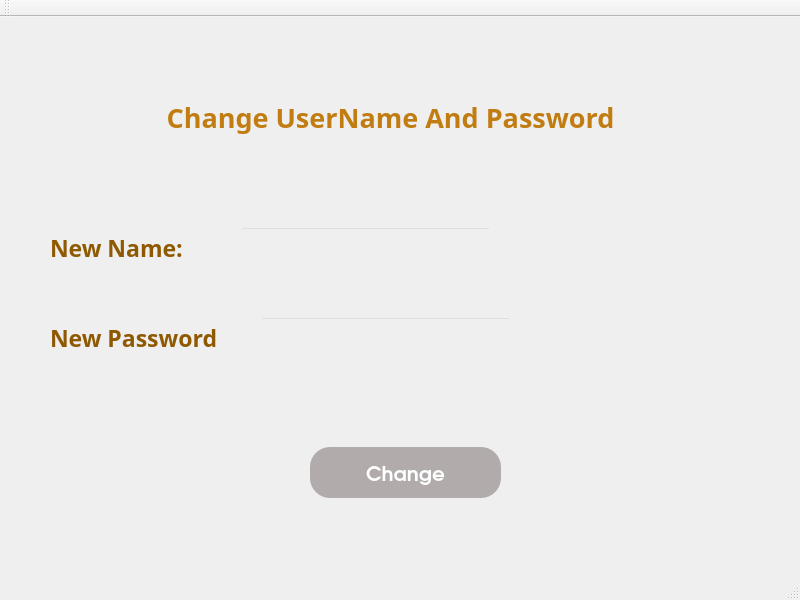
<?xml version="1.0" encoding="UTF-8"?>
<ui version="4.0">
 <class>MainWindow</class>
 <widget class="QMainWindow" name="MainWindow">
  <property name="geometry">
   <rect>
    <x>0</x>
    <y>0</y>
    <width>800</width>
    <height>600</height>
   </rect>
  </property>
  <property name="windowTitle">
   <string>MainWindow</string>
  </property>
  <property name="autoFillBackground">
   <bool>true</bool>
  </property>
  <property name="styleSheet">
   <string notr="true"/>
  </property>
  <widget class="QWidget" name="centralwidget">
   <widget class="QLabel" name="label">
    <property name="geometry">
     <rect>
      <x>0</x>
      <y>0</y>
      <width>801</width>
      <height>551</height>
     </rect>
    </property>
    <property name="text">
     <string/>
    </property>
    <property name="pixmap">
     <pixmap>logo/logo2.jpg</pixmap>
    </property>
    <property name="scaledContents">
     <bool>true</bool>
    </property>
   </widget>
   <widget class="QLabel" name="label_2">
    <property name="geometry">
     <rect>
      <x>120</x>
      <y>60</y>
      <width>541</width>
      <height>81</height>
     </rect>
    </property>
    <property name="font">
     <font>
      <family>Umpush</family>
      <pointsize>20</pointsize>
      <weight>75</weight>
      <bold>true</bold>
     </font>
    </property>
    <property name="styleSheet">
     <string notr="true">color: rgb(193, 125, 17);</string>
    </property>
    <property name="text">
     <string>Change UserName And Password</string>
    </property>
    <property name="alignment">
     <set>Qt::AlignCenter</set>
    </property>
   </widget>
   <widget class="QPushButton" name="change_confirm">
    <property name="geometry">
     <rect>
      <x>310</x>
      <y>430</y>
      <width>191</width>
      <height>51</height>
     </rect>
    </property>
    <property name="font">
     <font>
      <family>URW Gothic L</family>
      <pointsize>15</pointsize>
      <weight>75</weight>
      <bold>true</bold>
     </font>
    </property>
    <property name="styleSheet">
     <string notr="true">background-color:rgb(178, 171, 171);
color: rgb(255, 255, 255);
border-radius: 20px;</string>
    </property>
    <property name="text">
     <string>Change</string>
    </property>
   </widget>
   <widget class="QLineEdit" name="new_name">
    <property name="enabled">
     <bool>true</bool>
    </property>
    <property name="geometry">
     <rect>
      <x>240</x>
      <y>210</y>
      <width>251</width>
      <height>41</height>
     </rect>
    </property>
    <property name="font">
     <font>
      <pointsize>17</pointsize>
      <weight>75</weight>
      <bold>true</bold>
     </font>
    </property>
    <property name="styleSheet">
     <string notr="true">background-color: rgba(0,0,0,0);
color: rgb(245, 121, 0);
border-color: rgb(143, 89, 2);</string>
    </property>
    <property name="text">
     <string/>
    </property>
    <property name="echoMode">
     <enum>QLineEdit::Normal</enum>
    </property>
    <property name="placeholderText">
     <string comment="Please Enter your user name here ..."/>
    </property>
   </widget>
   <widget class="QLineEdit" name="new_pass">
    <property name="enabled">
     <bool>true</bool>
    </property>
    <property name="geometry">
     <rect>
      <x>260</x>
      <y>300</y>
      <width>251</width>
      <height>41</height>
     </rect>
    </property>
    <property name="font">
     <font>
      <pointsize>17</pointsize>
      <weight>75</weight>
      <bold>true</bold>
     </font>
    </property>
    <property name="styleSheet">
     <string notr="true">background-color: rgba(0,0,0,0);
color: rgb(245, 121, 0);
border-color: rgb(143, 89, 2);</string>
    </property>
    <property name="text">
     <string/>
    </property>
    <property name="echoMode">
     <enum>QLineEdit::Normal</enum>
    </property>
    <property name="placeholderText">
     <string comment="Please Enter your user name here ..."/>
    </property>
   </widget>
   <widget class="QLabel" name="label_5">
    <property name="geometry">
     <rect>
      <x>50</x>
      <y>210</y>
      <width>181</width>
      <height>41</height>
     </rect>
    </property>
    <property name="font">
     <font>
      <family>Ubuntu Condensed</family>
      <pointsize>17</pointsize>
      <weight>75</weight>
      <bold>true</bold>
     </font>
    </property>
    <property name="styleSheet">
     <string notr="true">color: rgb(143, 89, 2);</string>
    </property>
    <property name="text">
     <string>New Name:</string>
    </property>
   </widget>
   <widget class="QLabel" name="label_6">
    <property name="geometry">
     <rect>
      <x>50</x>
      <y>300</y>
      <width>181</width>
      <height>41</height>
     </rect>
    </property>
    <property name="font">
     <font>
      <family>Ubuntu Condensed</family>
      <pointsize>17</pointsize>
      <weight>75</weight>
      <bold>true</bold>
     </font>
    </property>
    <property name="styleSheet">
     <string notr="true">color: rgb(143, 89, 2);</string>
    </property>
    <property name="text">
     <string>New Password</string>
    </property>
   </widget>
  </widget>
  <widget class="QMenuBar" name="menubar">
   <property name="geometry">
    <rect>
     <x>0</x>
     <y>0</y>
     <width>800</width>
     <height>22</height>
    </rect>
   </property>
  </widget>
  <widget class="QStatusBar" name="statusbar"/>
  <widget class="QToolBar" name="toolBar">
   <property name="windowTitle">
    <string>toolBar</string>
   </property>
   <attribute name="toolBarArea">
    <enum>TopToolBarArea</enum>
   </attribute>
   <attribute name="toolBarBreak">
    <bool>false</bool>
   </attribute>
  </widget>
 </widget>
 <resources>
  <include location="Login.qrc"/>
 </resources>
 <connections/>
</ui>
